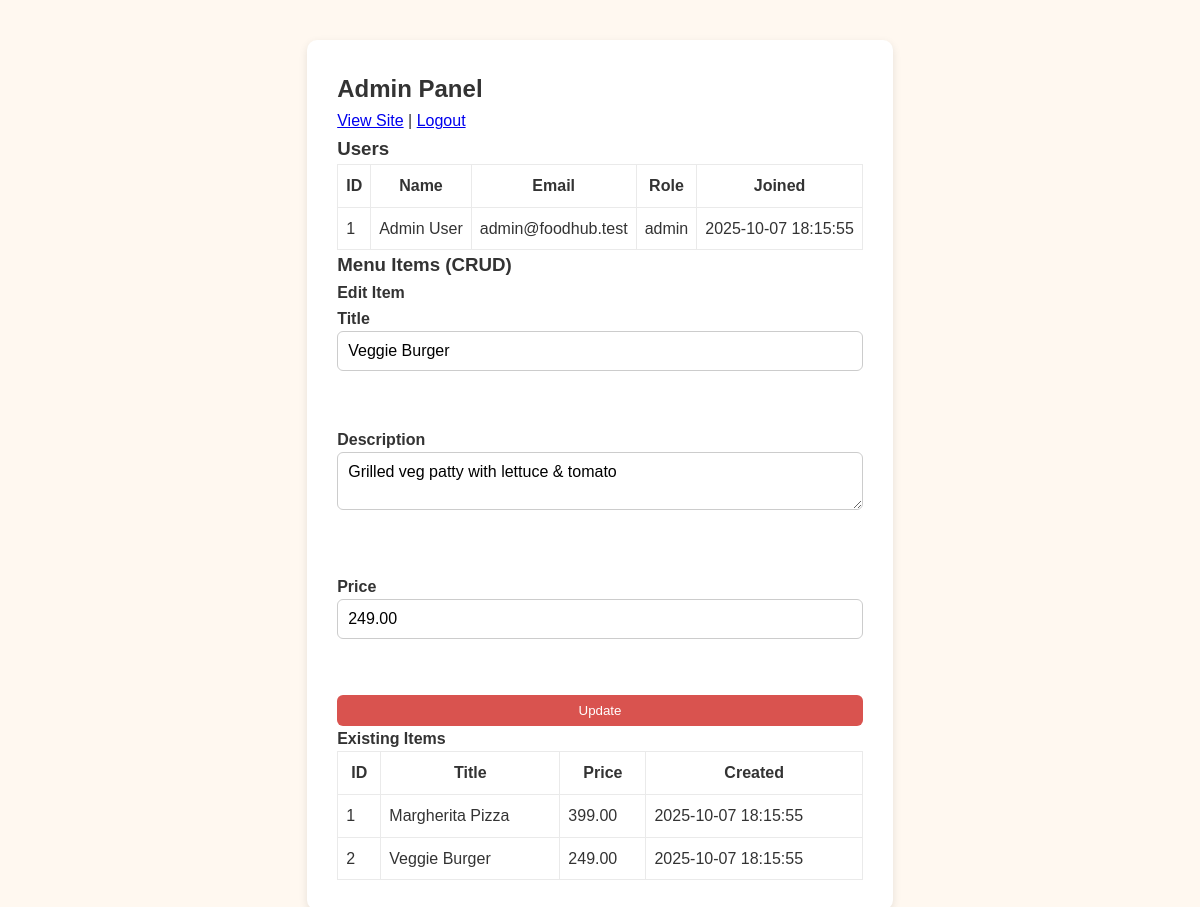
Screenshot of /admin.php?edit=2 (signed in) with the database file from the repository.
### tables this page shows
CREATE TABLE users (
  id INT AUTO_INCREMENT PRIMARY KEY,
  name VARCHAR(100) NOT NULL,
  email VARCHAR(150) NOT NULL UNIQUE,
  password VARCHAR(255) NOT NULL,
  role ENUM('user','admin') DEFAULT 'user',
  created_at TIMESTAMP DEFAULT CURRENT_TIMESTAMP
);

CREATE TABLE menu_items (
  id INT AUTO_INCREMENT PRIMARY KEY,
  title VARCHAR(150) NOT NULL,
  description TEXT,
  price DECIMAL(8,2) NOT NULL,
  image VARCHAR(255),
  created_at TIMESTAMP DEFAULT CURRENT_TIMESTAMP
);

### db.php (called while the page is built, shortened)
<?php
function safeQuery($pdo, $sql, $params = []) {
    $stmt = $pdo->prepare($sql);
    $stmt->execute($params);
    return $stmt;
}

### admin.php (the view, shortened to what this page needs)
<?php
require __DIR__ . '/../config/db.php';
if(isset($_GET['edit'])){
  $id = (int)$_GET['edit'];
  $row = safeQuery($pdo, 'SELECT * FROM menu_items WHERE id = :id', [':id'=>$id])->fetch(PDO::FETCH_ASSOC);
}
$users = safeQuery($pdo, 'SELECT id, name, email, role, created_at FROM users ORDER BY created_at DESC')->fetchAll(PDO::FETCH_ASSOC);
$menu = safeQuery($pdo, 'SELECT * FROM menu_items ORDER BY created_at DESC')->fetchAll(PDO::FETCH_ASSOC);
?>
<!doctype html>
<html><head><meta charset="utf-8"><meta name="viewport" content="width=device-width,initial-scale=1"><title>Admin</title>
<link rel="stylesheet" href="css/style.css"></head>
<body>
<div class="container">
  <h2>Admin Panel</h2>
  <p><a href="/public/menu.php">View Site</a> | <a href="/public/logout.php">Logout</a></p>
  <h3>Users</h3>
  <table class="table"><tr><th>ID</th><th>Name</th><th>Email</th><th>Role</th><th>Joined</th></tr>
  <?php foreach($users as $u) echo '<tr><td>'.$u['id'].'</td><td>'.htmlspecialchars($u['name']).'</td><td>'.htmlspecialchars($u['email']).'</td><td>'.$u['role'].'</td><td>'.$u['created_at'].'</td></tr>'; ?>
  </table>
  <h3>Menu Items (CRUD)</h3>
  <?php if(isset($row)): ?>
    <h4>Edit Item</h4>
    <form method="post" action="/actions/update_event.php">
      <label>Title<br><input name="title" value="<?php echo htmlspecialchars($row['title']); ?>"></label><br>
      <label>Description<br><textarea name="description"><?php echo htmlspecialchars($row['description']); ?></textarea></label><br>
      <label>Price<br><input name="price" value="<?php echo $row['price']; ?>"></label><br>
      <button class="btn" type="submit">Update</button>
    </form>
  <?php endif; ?>
  <h4>Existing Items</h4>
  <table class="table"><tr><th>ID</th><th>Title</th><th>Price</th><th>Created</th></tr>
  <?php foreach($menu as $m) echo '<tr><td>'.$m['id'].'</td><td>'.htmlspecialchars($m['title']).'</td><td>'.$m['price'].'</td><td>'.$m['created_at'].'</td></tr>'; ?>
  </table>
</div>
</body></html>

### style.css (style rules this page uses)
:root { --accent:#d9534f;--muted:#666 }
* { box-sizing:border-box;font-family:Inter,Arial,Helvetica,sans-serif }
body { margin:0;color:#222 }
.container { max-width:1100px;margin:0 auto;padding:16px }
.btn { background:var(--accent);color:#fff;padding:8px 12px;border-radius:6px;text-decoration:none }
.table { width:100%;border-collapse:collapse }
.table th,.table td { padding:8px;border:1px solid #eaeaea }
* { margin: 0; padding: 0; box-sizing: border-box; font-family: "Poppins", sans-serif; }
body { background-color: #fff8f0; color: #333; line-height: 1.6; display: flex; flex-direction: column; min-height: 100vh; }
.container { flex: 1; max-width: 1000px; margin: 40px auto; background: white; padding: 30px; border-radius: 10px; box-shadow: 0 3px 8px rgba(0, 0, 0, 0.1); }
button, input[type="submit"] { background: #ff6347; color: white; border: none; padding: 10px 20px; border-radius: 6px; cursor: pointer; transition: background 0.3s; }
form { display: flex; flex-direction: column; gap: 15px; }
input, textarea, select { padding: 10px; border-radius: 6px; border: 1px solid #ccc; font-size: 1em; width: 100%; }
label { font-weight: bold; }

### rows the page displays
users: id "1", name "Admin User", email "admin@foodhub.test", role "admin", created_at "2025-10-07 18:15:55"
menu_items: title "Veggie Burger", description "Grilled veg patty with lettuce & tomato", price "249.00", id "2", created_at "2025-10-07 18:15:55"
menu_items: id "1", title "Margherita Pizza", price "399.00", created_at "2025-10-07 18:15:55"
